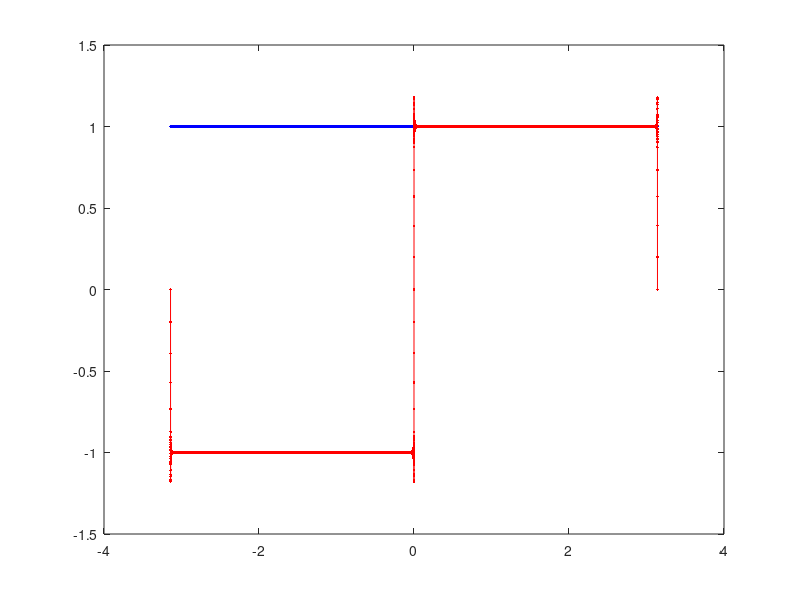

The MATLAB script that drew this image:
clc;clear;close all

res = 100001;

x = linspace(-pi,pi,res);
res = numel(x);

y = zeros(1,res)+1;

plot(x,y,'b.-')
hold on

a0 = 1+pi/2;
terms = 5000;
alist = zeros(0,terms);
blist = zeros(0,terms);

yest = zeros(1,res);
%yest = yest+a0/2;

for n = 1:terms
  disp(n)
  %an = (-1+(-1)^n)/(pi*n^2);
  bn = 2/pi*(1-(-1)^n)/n;
  %alist(n) = an;
  blist(n) = bn;
  yest = yest+...
    +bn*sin(n*x);
    %+an*cos(n*x);
end

plot(x,yest,'r.-');

%ys = smooth(x,yest,50,'lowess');
% plot(x,ys,'g.-');
